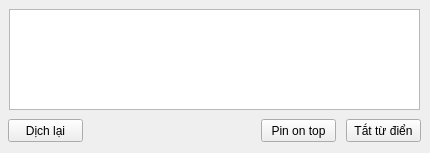
<?xml version="1.0" encoding="UTF-8"?>
<ui version="4.0">
 <class>Form</class>
 <widget class="QWidget" name="Form">
  <property name="geometry">
   <rect>
    <x>0</x>
    <y>0</y>
    <width>430</width>
    <height>153</height>
   </rect>
  </property>
  <property name="windowTitle">
   <string>Form</string>
  </property>
  <widget class="QPlainTextEdit" name="plainTextEdit">
   <property name="geometry">
    <rect>
     <x>9</x>
     <y>9</y>
     <width>411</width>
     <height>101</height>
    </rect>
   </property>
   <property name="font">
    <font>
     <pointsize>12</pointsize>
    </font>
   </property>
   <property name="readOnly">
    <bool>true</bool>
   </property>
  </widget>
  <widget class="QPushButton" name="pushButton">
   <property name="geometry">
    <rect>
     <x>8</x>
     <y>119</y>
     <width>75</width>
     <height>23</height>
    </rect>
   </property>
   <property name="text">
    <string>Dịch lại</string>
   </property>
  </widget>
  <widget class="QPushButton" name="pushButton_2">
   <property name="geometry">
    <rect>
     <x>261</x>
     <y>119</y>
     <width>75</width>
     <height>23</height>
    </rect>
   </property>
   <property name="text">
    <string>Pin on top</string>
   </property>
  </widget>
  <widget class="QPushButton" name="pushButton_3">
   <property name="geometry">
    <rect>
     <x>346</x>
     <y>119</y>
     <width>75</width>
     <height>23</height>
    </rect>
   </property>
   <property name="text">
    <string>Tắt từ điển</string>
   </property>
  </widget>
 </widget>
 <resources/>
 <connections/>
</ui>
